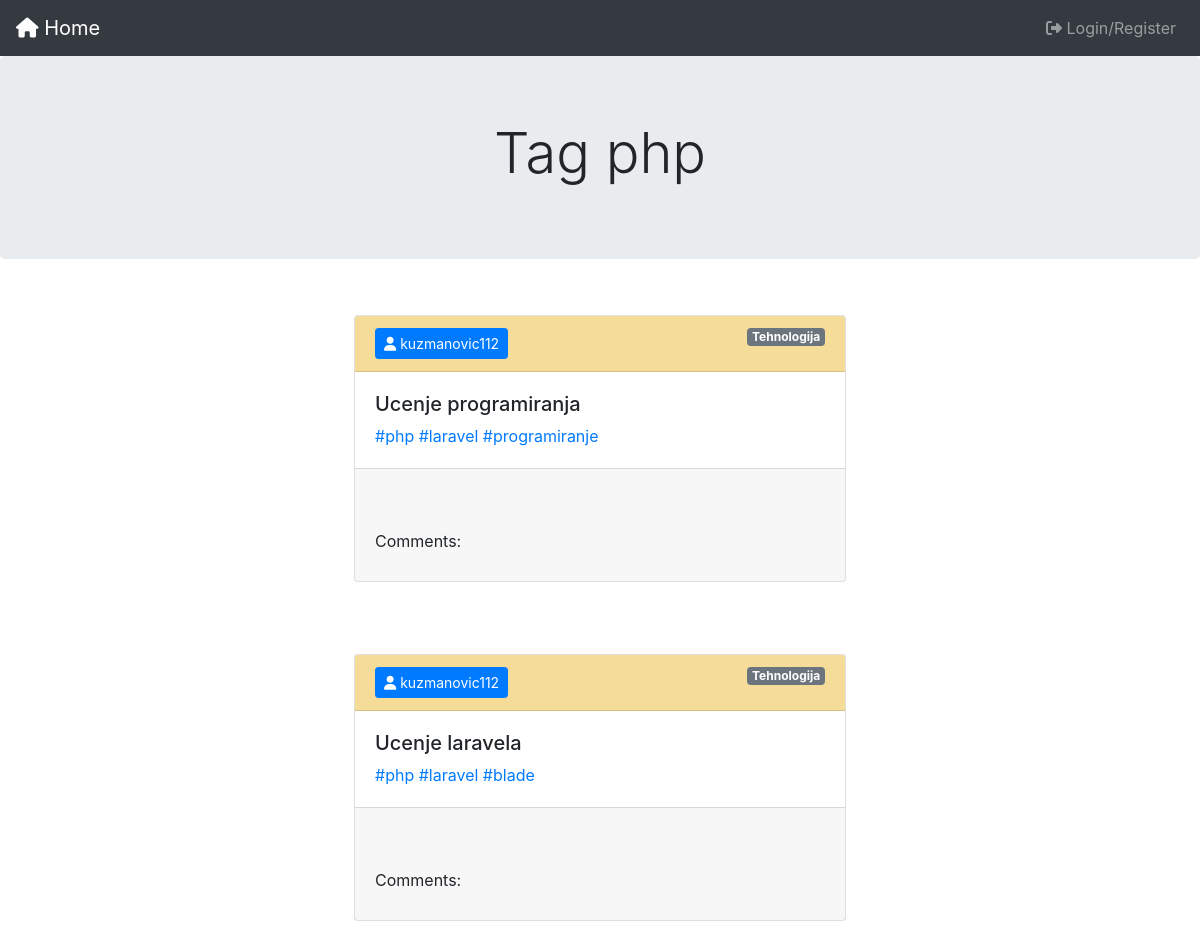
The app's page /tags.php?tags=php with its own data.
### tables this page shows
CREATE TABLE IF NOT EXISTS `posts` (
  `id` int NOT NULL AUTO_INCREMENT,
  `post` longtext NOT NULL,
  `category_id` int NOT NULL,
  `user_id` int NOT NULL,
  `tags` longtext,
  `created_at` datetime NOT NULL,
  PRIMARY KEY (`id`),
  KEY `posts_ibfk_1` (`category_id`),
  KEY `posts_ibfk_2` (`user_id`)
);

CREATE TABLE IF NOT EXISTS `users` (
  `id` int NOT NULL AUTO_INCREMENT,
  `name` varchar(40) NOT NULL,
  `surname` varchar(40) NOT NULL,
  `userName` varchar(40) NOT NULL,
  `email` varchar(40) NOT NULL,
  `password` varchar(40) NOT NULL,
  PRIMARY KEY (`id`)
);

CREATE TABLE IF NOT EXISTS `categories` (
  `id` int NOT NULL AUTO_INCREMENT,
  `name` varchar(40) NOT NULL,
  PRIMARY KEY (`id`)
);

### bootstrap.php (called while the page is built, shortened)
<?php
require_once "partials/header.php";
$config = require "config.php";
$db = Connection::connect($config['database']);
require "classes/QueryBuilder.php";
require "classes/Category.php";
require "classes/Post.php";
$post = new Post($db);
?>

### classes/QueryBuilder.php (called while the page is built, shortened)
<?php
class QueryBuilder {
    function __construct($db){
        $this->db=$db;
    }
}
?>

### classes/Post.php (called while the page is built, shortened)
<?php
class Post extends QueryBuilder {
   public function tags($str){
    $sql = "SELECT posts.id,posts.post,posts.category_id,posts.user_id,posts.tags,posts.created_at,categories.name,users.userName FROM posts INNER JOIN categories ON posts.category_id=categories.id INNER JOIN users ON posts.user_id=users.id  WHERE LOWER(tags) LIKE '%$str%'";
    $query1 = $this->db->prepare($sql);
    $query1->execute();
    $result = $query1->fetchAll(PDO::FETCH_OBJ);
    return $result;
   }
}
?>

### card.php (the view, shortened to what this page needs)
<?php foreach ($allPosts as $post): ?>
    <div class="card m-4" >
        <div class="card-header" style="background-color: #f5dc98;">
            <a href="user.php?id=<?php echo $post->user_id ?>" class="btn btn-primary btn-sm float-left"><i class="fa fa-user" aria-hidden="true"></i> <?php echo $post->userName ?></a>
            <a href="category.php?id=<?php echo $post->category_id ?>" class="badge badge-secondary btn-sm float-right"><?php echo $post->name ?></a>
        </div>
        <div class="card-body">
            <h5><?php echo $post->post ?></h5>
            <?php
             $tags = $post->tags;
             $tag = explode(',',$tags);
             ?>
            <?php foreach ($tag as $t): ?>
                <a href="tags.php?tags=<?php echo $t ?>"><?php echo "#".$t ?></a>
            <?php endforeach ?>
        </div>
        <div class="card-footer">
            <?php if(isset($_SESSION['loggedUser']) && $post->user_id == $_SESSION['loggedUser']->id): ?>
                <a href="delete.php?id=<?php echo $post->id ?>" class="badge badge-danger btn-sm float-left"><i class="fa fa-trash-o" aria-hidden="true"></i> Delete</a>
                <a href="update.view.php?id=<?php echo $post->id ?>" class="badge badge-warning btn-sm float-right"><i class="fa fa-pencil" aria-hidden="true"></i> Update</a>
            <?php endif ?><br><br>
            <p>Comments:</p>
        </div>
</div><br>
<?php endforeach ?>

### records on screen
posts: user.userName "kuzmanovic112", category.name "Tehnologija", post "Ucenje programiranja", tags "php", tags "laravel", tags "programiranje"
posts: user.userName "kuzmanovic112", category.name "Tehnologija", post "Ucenje laravela", tags "php", tags "laravel", tags "blade"

### other values on screen
$str "php"
